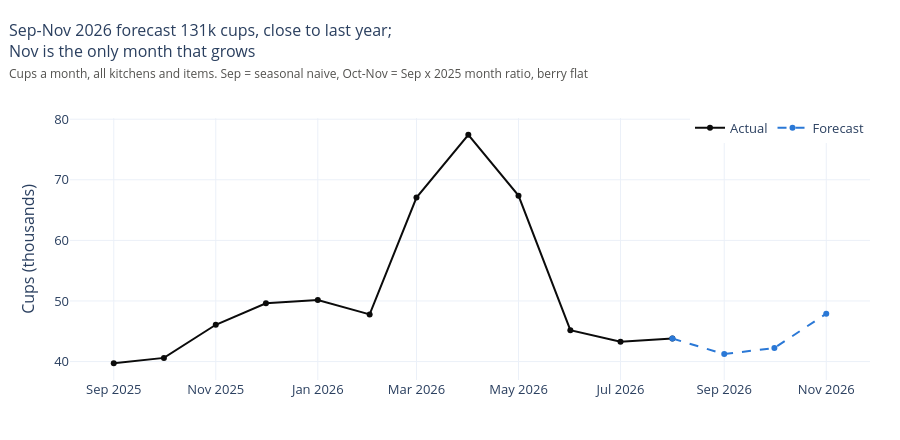

Notebook source saved alongside this figure:
### Code cell
past = p.groupby("month")["sold"].sum()
fut = fc.groupby("month")["forecast"].sum()
fig = go.Figure()
fig.add_scatter(x=past.index, y=past / 1000, name="Actual", mode="lines+markers", line=dict(color=INK, width=2))
fig.add_scatter(x=[past.index[-1]] + list(fut.index), y=[past.iloc[-1] / 1000] + list(fut / 1000), name="Forecast",
                mode="lines+markers", line=dict(color=UP, width=2, dash="dash"))
fig.update_layout(
    title=subtitle(f"Sep-Nov 2026 forecast {fut.sum() / 1000:.0f}k cups, close to last year; "
                   "Nov is the only month that grows",
                   "Cups a month, all kitchens and items. Sep = seasonal naive, Oct-Nov = Sep x 2025 month ratio, berry flat"),
    yaxis_title="Cups (thousands)", height=440, legend=dict(orientation="h", y=1.02, x=1, xanchor="right"))
fig.show()

### Figure 1 — Plotly figure (JSON) as saved in the notebook; plotly's stock layout.template omitted (floating-point values rounded to 4 significant figures)
{"data": [{"line": {"color": "#0b0b0b", "width": 2}, "mode": "lines+markers", "name": "Actual", "type": "scatter", "x": ["2025-09", "2025-10", "2025-11", "2025-12", "2026-01", "2026-02", "2026-03", "2026-04", "2026-05", "2026-06", "2026-07", "2026-08"], "y": [39.74, 40.61, 46.07, 49.63, 50.15, 47.79, 67.06, 77.42, 67.39, 45.18, 43.29, 43.8]}, {"line": {"color": "#2a78d6", "dash": "dash", "width": 2}, "mode": "lines+markers", "name": "Forecast", "type": "scatter", "x": ["2026-08", "2026-09", "2026-10", "2026-11"], "y": [43.8, 41.24, 42.24, 47.91]}], "layout": {"height": 440, "legend": {"orientation": "h", "x": 1, "xanchor": "right", "y": 1.02}, "title": {"font": {"size": 16}, "pad": {"t": 36}, "text": "Sep-Nov 2026 forecast 131k cups, close to last year;<br>Nov is the only month that grows<br><span style='font-size:12px;color:#52514e'>Cups a month, all kitchens and items. Sep = seasonal naive, Oct-Nov = Sep x 2025 month ratio, berry flat</span>", "x": 0.01, "xanchor": "left", "y": 1, "yanchor": "top", "yref": "container"}, "yaxis": {"title": {"text": "Cups (thousands)"}}}}
